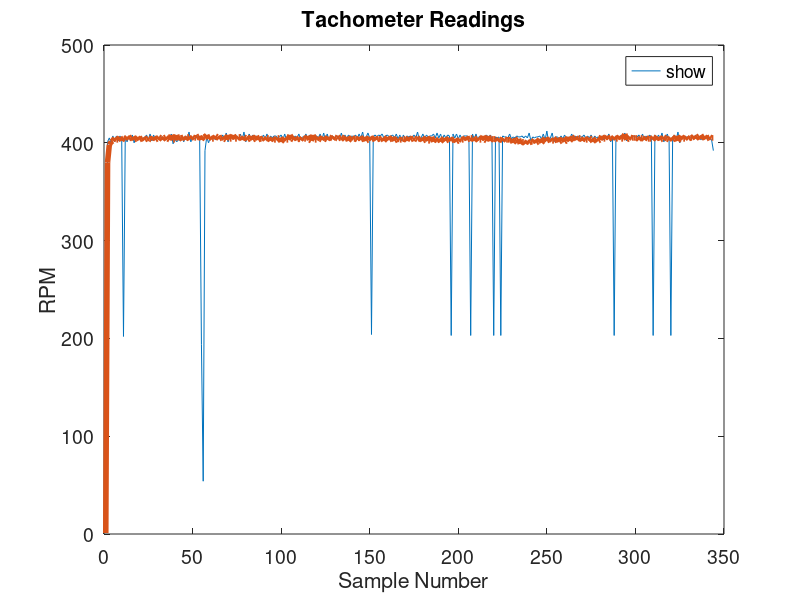

The MATLAB source for this figure:
rpmValues = [34, 401, 405, 400, 407, 401, 407, 402, 407, 403, 202, 407, 401, 406, 403, 408, 400, 406, 403, 406, 404, 405, 405, 408, 403, 409, 402, 408, 403, 407, 404, 407, 403, 405, 403, 406, 403, 409, 399, 404, 401, 403, 403, 407, 401, 407, 404, 411, 401, 406, 404, 406, 407, 405, 194, 54, 392, 406, 400, 405, 404, 405, 403, 405, 405, 404, 408, 404, 410, 401, 406, 406, 406, 406, 407, 404, 409, 403, 411, 401, 405, 409, 403, 408, 405, 407, 405, 406, 404, 408, 404, 409, 403, 407, 405, 407, 407, 405, 406, 408, 403, 409, 403, 408, 404, 407, 405, 407, 405, 409, 403, 406, 406, 409, 403, 408, 405, 407, 407, 407, 405, 409, 403, 410, 403, 409, 403, 406, 407, 405, 406, 407, 404, 410, 403, 408, 404, 408, 406, 407, 406, 408, 404, 409, 405, 411, 402, 406, 410, 405, 204, 406, 408, 406, 408, 407, 409, 405, 407, 408, 406, 407, 408, 405, 409, 404, 408, 402, 408, 404, 407, 406, 407, 405, 408, 405, 411, 403, 405, 409, 404, 408, 406, 407, 407, 409, 405, 410, 405, 409, 403, 408, 405, 408, 407, 203, 409, 405, 409, 404, 408, 404, 407, 407, 407, 406, 203, 409, 404, 409, 403, 407, 405, 406, 406, 408, 404, 408, 405, 203, 406, 405, 406, 203, 407, 406, 406, 405, 409, 404, 406, 405, 407, 406, 406, 407, 405, 407, 405, 410, 402, 406, 405, 406, 406, 407, 404, 409, 403, 412, 401, 405, 410, 401, 406, 406, 404, 407, 404, 408, 404, 406, 404, 409, 405, 407, 405, 407, 406, 406, 408, 404, 407, 405, 408, 403, 407, 405, 406, 404, 407, 403, 407, 405, 409, 401, 406, 203, 407, 406, 405, 408, 404, 410, 402, 407, 404, 406, 407, 406, 406, 408, 404, 409, 403, 407, 404, 408, 406, 203, 408, 404, 408, 404, 410, 401, 405, 409, 403, 203, 405, 408, 403, 411, 400, 405, 405, 406, 406, 405, 405, 406, 404, 408, 404, 407, 403, 408, 404, 406, 404, 405, 403, 392];
rpmValues2 = [1, 380, 398, 401, 402, 405, 403, 403, 406, 402, 405, 404, 406, 404, 405, 406, 403, 404, 406, 403, 404, 405, 403, 404, 405, 404, 403, 406, 403, 404, 406, 405, 403, 405, 406, 404, 403, 408, 403, 403, 408, 403, 405, 405, 406, 403, 406, 406, 404, 406, 405, 405, 406, 407, 403, 406, 406, 408, 404, 406, 404, 404, 407, 406, 404, 405, 406, 404, 403, 408, 404, 404, 408, 404, 404, 406, 406, 403, 406, 405, 403, 404, 407, 403, 404, 407, 403, 404, 404, 405, 403, 405, 405, 402, 405, 403, 403, 405, 405, 401, 403, 405, 403, 403, 408, 404, 403, 406, 403, 404, 403, 405, 404, 404, 407, 403, 402, 408, 403, 403, 406, 404, 403, 406, 404, 403, 406, 405, 404, 406, 405, 404, 405, 406, 405, 403, 406, 402, 404, 406, 404, 404, 403, 406, 403, 404, 406, 402, 403, 406, 403, 404, 406, 403, 404, 404, 405, 402, 404, 406, 403, 404, 406, 402, 403, 404, 403, 403, 404, 404, 402, 406, 403, 404, 405, 404, 403, 404, 405, 402, 403, 406, 402, 402, 406, 401, 404, 402, 404, 401, 403, 405, 402, 403, 405, 402, 403, 404, 401, 402, 404, 403, 403, 406, 403, 404, 405, 405, 402, 404, 405, 403, 403, 407, 403, 402, 407, 402, 404, 404, 404, 402, 404, 403, 402, 404, 403, 403, 403, 404, 400, 402, 403, 404, 399, 401, 401, 399, 402, 400, 401, 401, 403, 400, 401, 404, 400, 402, 405, 402, 403, 404, 402, 402, 403, 405, 401, 402, 405, 401, 402, 406, 402, 404, 405, 406, 403, 405, 405, 402, 405, 403, 403, 405, 404, 401, 403, 404, 402, 403, 407, 404, 404, 407, 404, 405, 404, 406, 404, 404, 407, 404, 404, 409, 403, 404, 406, 405, 405, 405, 405, 403, 405, 405, 403, 406, 404, 404, 404, 406, 405, 403, 406, 403, 404, 406, 405, 404, 403, 405, 403, 404, 407, 402, 404, 407, 404, 404, 406, 404, 405, 405, 407, 404, 406, 407, 404, 406, 407, 404, 405, 406, 405, 405, 406, 404, 404, 406, 404, 404, 405, 405, 403, 405, 406, 404, 405, 407, 403, 403, 406, 402, 405, 403, 405, 404, 404, 407, 404, 405, 407, 404, 405, 407, 405, 405, 407, 405, 404, 407, 404, 405, 406, 406, 404, 405, 406, 405, 404, 408, 404, 403, 407, 403, 405, 404, 404, 403, 404, 405, 402, 405, 405, 404, 406, 407, 403, 404, 404, 406, 403, 406, 404, 404, 406, 406, 404, 406, 406, 405, 405, 408, 404, 404, 407, 403, 405, 406, 405, 403, 405, 406, 403, 405, 407, 404, 404, 407, 403, 405, 405, 406, 404, 405, 407, 403, 406, 405, 404, 405, 404, 401, 402, 403, 402, 403, 407, 403, 403, 406, 403, 404, 403, 406, 404, 404, 408, 403, 403, 408, 403, 404, 406, 405, 405, 405, 406, 402, 406, 405, 404, 406, 404, 403, 404, 404, 404, 402, 405, 402, 403, 405, 404, 403, 404, 405, 403, 404, 406, 402, 404, 406, 402, 403, 405, 403, 403, 404, 405, 401, 404, 405, 402, 404, 405, 401, 403, 404, 402, 402, 402, 402, 400, 404, 402, 401, 402, 403, 400, 404, 404, 402, 404, 406, 402, 401, 405, 402, 404, 402, 404, 402, 401, 405, 401, 402, 406, 402, 401, 404, 402, 403, 404, 403, 403, 407, 404, 404, 405, 405, 402, 403, 404, 403, 402, 406, 403, 401, 406, 401, 403, 403, 404, 402, 403, 404, 402, 405, 405, 403, 403, 406, 403, 404, 405, 406, 403, 406, 406, 404, 406, 404, 405, 404, 405, 404, 404, 407, 403, 404, 408, 404, 404, 406, 406, 403, 406, 407, 405, 406, 408, 404, 404, 408, 403, 405, 405, 406, 404, 405, 408, 404, 407, 405, 405, 405, 403, 400, 401, 402, 403, 402, 406, 403, 402, 405, 402, 404, 402, 405, 402, 401, 406, 402, 401, 406, 402, 402, 403, 402, 401, 403, 404, 401, 405, 404, 403, 405, 404, 402, 403, 404, 404, 403, 405, 403, 403, 406, 403, 404, 404, 406, 404, 405, 408, 403, 405, 406, 403, 402, 404, 403, 405, 404, 406, 403, 405, 406, 403, 403, 406, 402, 402, 403, 403, 403, 403, 404, 402, 406, 403, 405, 406, 404, 402, 403, 405, 403, 403, 407, 403, 403, 406, 402, 404, 403, 405, 403, 403, 406, 402, 402, 407, 403, 402, 404, 403, 404, 405, 405, 403, 407, 404, 404, 405, 405, 403, 405, 406, 404, 404, 408, 405, 403, 408, 403, 405, 405, 405, 404, 405, 406, 403, 405, 405, 404, 404];
rpmCount = size(rpmValues);
rpmCount = rpmCount(2);

x = 1:rpmCount;

figure(1);
clf;
plot(x,rpmValues, 'displayname', 'Noisy Signal');
hold on;
plot(x, rpmValues2(1:rpmCount), 'LineWidth', 4, 'displayname', 'Reduced Noise');

legend('show', 'location', 'best');
ylabel('RPM');
xlabel('Sample Number');
title('Tachometer Readings');
set(gca, 'fontsize', 14);